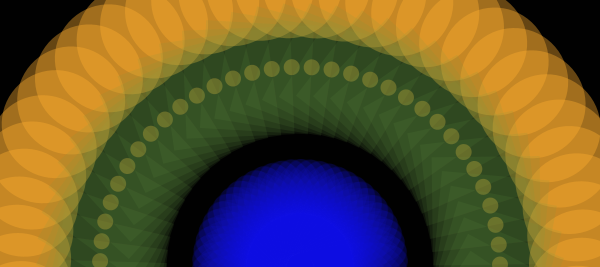
Frame 1 (no input)
Frame 60 (the mouse pressed at the canvas centre just before this capture): identical to frame 1, image omitted
Frame 120 (the mouse held since frame 60 and released just before this capture): identical to frame 1, image omitted

The Processing sketch that drew this single still picture (run headless with seeded random() and noise(); from frame 60 on, the mouse is pressed at the canvas centre):

// Processing sketch: processing_33136
// ── processing_33136.pde

void setup() {
  int mega; //This is the main variable used for repetition
  int obSize = 4; //This variable allows me to play with linking the size of the shapes
  smooth();
  size(600,267);
  translate(width/2, height); //Transform is critical for the fan shape. 
  // It repositions the grid in the bottom-centre of the canvas
  background(1);

  for(mega = 0; mega< 60; mega =mega +1) { //This statement controls repetition
    rotate(.1); //Frequent rotation for overlap
    noStroke();
    fill(14,13,232,30); //Transparency is high in this iteration
    ellipse(0,20,obSize*53,67); 
    fill(100,150,70,30);
    rect(0,133,obSize*27,obSize*27);
    fill(255,174,45,100);
    ellipse(0,200,16,16); //Small circles to increase visual interest
    ellipse(0,283,obSize*27,obSize*27); //Yellow circles used for feathers
  }
}
void draw() {
}
